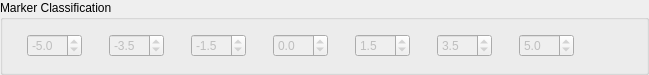
                <widget class="QGroupBox" name="group_hwmclass">
                 <property name="sizePolicy">
                  <sizepolicy hsizetype="Preferred" vsizetype="Fixed">
                   <horstretch>0</horstretch>
                   <verstretch>0</verstretch>
                  </sizepolicy>
                 </property>
                 <property name="minimumSize">
                  <size>
                   <width>0</width>
                   <height>75</height>
                  </size>
                 </property>
                 <property name="maximumSize">
                  <size>
                   <width>16777215</width>
                   <height>75</height>
                  </size>
                 </property>
                 <property name="title">
                  <string>Marker Classification</string>
                 </property>
                 <property name="flat">
                  <bool>false</bool>
                 </property>
                 <property name="checkable">
                  <bool>false</bool>
                 </property>
                 <layout class="QHBoxLayout" name="horizontalLayout_19">
                  <item>
                   <layout class="QHBoxLayout" name="horizontalLayout_8">
                    <item>
                     <widget class="QLabel" name="img_purple_2">
                      <property name="text">
                       <string/>
                      </property>
                      <property name="pixmap">
                       <pixmap>:/img/mm_20_purple.png</pixmap>
                      </property>
                     </widget>
                    </item>
                    <item>
                     <widget class="QDoubleSpinBox" name="spin_class0">
                      <property name="enabled">
                       <bool>false</bool>
                      </property>
                      <property name="minimumSize">
                       <size>
                        <width>55</width>
                        <height>0</height>
                       </size>
                      </property>
                      <property name="maximumSize">
                       <size>
                        <width>55</width>
                        <height>16777215</height>
                       </size>
                      </property>
                      <property name="decimals">
                       <number>1</number>
                      </property>
                      <property name="minimum">
                       <double>-100.000000000000000</double>
                      </property>
                      <property name="value">
                       <double>-5.000000000000000</double>
                      </property>
                     </widget>
                    </item>
                    <item>
                     <widget class="QLabel" name="img_blue_2">
                      <property name="minimumSize">
                       <size>
                        <width>15</width>
                        <height>25</height>
                       </size>
                      </property>
                      <property name="maximumSize">
                       <size>
                        <width>15</width>
                        <height>25</height>
                       </size>
                      </property>
                      <property name="text">
                       <string/>
                      </property>
                      <property name="pixmap">
                       <pixmap resource="../movResource.qrc">:/rsc/img/mm_20_darkblue.png</pixmap>
                      </property>
                     </widget>
                    </item>
                    <item>
                     <widget class="QDoubleSpinBox" name="spin_class1">
                      <property name="enabled">
                       <bool>false</bool>
                      </property>
                      <property name="minimumSize">
                       <size>
                        <width>55</width>
                        <height>0</height>
                       </size>
                      </property>
                      <property name="maximumSize">
                       <size>
                        <width>55</width>
                        <height>16777215</height>
                       </size>
                      </property>
                      <property name="decimals">
                       <number>1</number>
                      </property>
                      <property name="minimum">
                       <double>-100.000000000000000</double>
                      </property>
                      <property name="value">
                       <double>-3.500000000000000</double>
                      </property>
                     </widget>
                    </item>
                    <item>
                     <widget class="QLabel" name="img_lightblue_2">
                      <property name="minimumSize">
                       <size>
                        <width>15</width>
                        <height>25</height>
                       </size>
                      </property>
                      <property name="maximumSize">
                       <size>
                        <width>15</width>
                        <height>25</height>
                       </size>
                      </property>
                      <property name="text">
                       <string/>
                      </property>
                      <property name="pixmap">
                       <pixmap resource="../movResource.qrc">:/rsc/img/mm_20_lightblue.png</pixmap>
                      </property>
                     </widget>
                    </item>
                    <item>
                     <widget class="QDoubleSpinBox" name="spin_class2">
                      <property name="enabled">
                       <bool>false</bool>
                      </property>
                      <property name="minimumSize">
                       <size>
                        <width>55</width>
                        <height>0</height>
                       </size>
                      </property>
                      <property name="maximumSize">
                       <size>
                        <width>55</width>
                        <height>16777215</height>
                       </size>
                      </property>
                      <property name="decimals">
                       <number>1</number>
                      </property>
                      <property name="minimum">
                       <double>-100.000000000000000</double>
                      </property>
                      <property name="value">
                       <double>-1.500000000000000</double>
                      </property>
                     </widget>
                    </item>
                    <item>
                     <widget class="QLabel" name="img_dkgreen_2">
                      <property name="minimumSize">
                       <size>
                        <width>15</width>
                        <height>25</height>
                       </size>
                      </property>
                      <property name="maximumSize">
                       <size>
                        <width>15</width>
                        <height>25</height>
                       </size>
                      </property>
                      <property name="text">
                       <string/>
                      </property>
                      <property name="pixmap">
                       <pixmap resource="../movResource.qrc">:/rsc/img/mm_20_darkgreen.png</pixmap>
                      </property>
                     </widget>
                    </item>
                    <item>
                     <widget class="QDoubleSpinBox" name="spin_class3">
                      <property name="enabled">
                       <bool>false</bool>
                      </property>
                      <property name="minimumSize">
                       <size>
                        <width>55</width>
                        <height>0</height>
                       </size>
                      </property>
                      <property name="maximumSize">
                       <size>
                        <width>55</width>
                        <height>16777215</height>
                       </size>
                      </property>
                      <property name="decimals">
                       <number>1</number>
                      </property>
                      <property name="minimum">
                       <double>-100.000000000000000</double>
                      </property>
                     </widget>
                    </item>
                    <item>
                     <widget class="QLabel" name="img_ltgreen_2">
                      <property name="minimumSize">
                       <size>
                        <width>15</width>
                        <height>25</height>
                       </size>
                      </property>
                      <property name="maximumSize">
                       <size>
                        <width>15</width>
                        <height>25</height>
                       </size>
                      </property>
                      <property name="text">
                       <string/>
                      </property>
                      <property name="pixmap">
                       <pixmap resource="../movResource.qrc">:/rsc/img/mm_20_lightgreen.png</pixmap>
                      </property>
                     </widget>
                    </item>
                    <item>
                     <widget class="QDoubleSpinBox" name="spin_class4">
                      <property name="enabled">
                       <bool>false</bool>
                      </property>
                      <property name="minimumSize">
                       <size>
                        <width>55</width>
                        <height>0</height>
                       </size>
                      </property>
                      <property name="maximumSize">
                       <size>
                        <width>55</width>
                        <height>16777215</height>
                       </size>
                      </property>
                      <property name="decimals">
                       <number>1</number>
                      </property>
                      <property name="minimum">
                       <double>-100.000000000000000</double>
                      </property>
                      <property name="value">
                       <double>1.500000000000000</double>
                      </property>
                     </widget>
                    </item>
                    <item>
                     <widget class="QLabel" name="img_yellow_2">
                      <property name="minimumSize">
                       <size>
                        <width>15</width>
                        <height>25</height>
                       </size>
                      </property>
                      <property name="maximumSize">
                       <size>
                        <width>15</width>
                        <height>25</height>
                       </size>
                      </property>
                      <property name="text">
                       <string/>
                      </property>
                      <property name="pixmap">
                       <pixmap resource="../movResource.qrc">:/rsc/img/mm_20_yellow.png</pixmap>
                      </property>
                     </widget>
                    </item>
                    <item>
                     <widget class="QDoubleSpinBox" name="spin_class5">
                      <property name="enabled">
                       <bool>false</bool>
                      </property>
                      <property name="minimumSize">
                       <size>
                        <width>55</width>
                        <height>0</height>
                       </size>
                      </property>
                      <property name="maximumSize">
                       <size>
                        <width>55</width>
                        <height>16777215</height>
                       </size>
                      </property>
                      <property name="decimals">
                       <number>1</number>
                      </property>
                      <property name="minimum">
                       <double>-100.000000000000000</double>
                      </property>
                      <property name="value">
                       <double>3.500000000000000</double>
                      </property>
                     </widget>
                    </item>
                    <item>
                     <widget class="QLabel" name="img_orange_2">
                      <property name="minimumSize">
                       <size>
                        <width>15</width>
                        <height>25</height>
                       </size>
                      </property>
                      <property name="maximumSize">
                       <size>
                        <width>15</width>
                        <height>25</height>
                       </size>
                      </property>
                      <property name="text">
                       <string/>
                      </property>
                      <property name="pixmap">
                       <pixmap resource="../movResource.qrc">:/rsc/img/mm_20_darkorange.png</pixmap>
                      </property>
                     </widget>
                    </item>
                    <item>
                     <widget class="QDoubleSpinBox" name="spin_class6">
                      <property name="enabled">
                       <bool>false</bool>
                      </property>
                      <property name="minimumSize">
                       <size>
                        <width>55</width>
                        <height>0</height>
                       </size>
                      </property>
                      <property name="maximumSize">
                       <size>
                        <width>55</width>
                        <height>16777215</height>
                       </size>
                      </property>
                      <property name="decimals">
                       <number>1</number>
                      </property>
                      <property name="minimum">
                       <double>-100.000000000000000</double>
                      </property>
                      <property name="value">
                       <double>5.000000000000000</double>
                      </property>
                     </widget>
                    </item>
                    <item>
                     <widget class="QLabel" name="img_red_2">
                      <property name="minimumSize">
                       <size>
                        <width>15</width>
                        <height>25</height>
                       </size>
                      </property>
                      <property name="maximumSize">
                       <size>
                        <width>15</width>
                        <height>25</height>
                       </size>
                      </property>
                      <property name="pixmap">
                       <pixmap resource="../movResource.qrc">:/rsc/img/mm_20_red.png</pixmap>
                      </property>
                     </widget>
                    </item>
                    <item>
                     <spacer name="horizontalSpacer_19">
                      <property name="orientation">
                       <enum>Qt::Horizontal</enum>
                      </property>
                      <property name="sizeHint" stdset="0">
                       <size>
                        <width>40</width>
                        <height>20</height>
                       </size>
                      </property>
                     </spacer>
                    </item>
                   </layout>
                  </item>
                 </layout>
                </widget>
